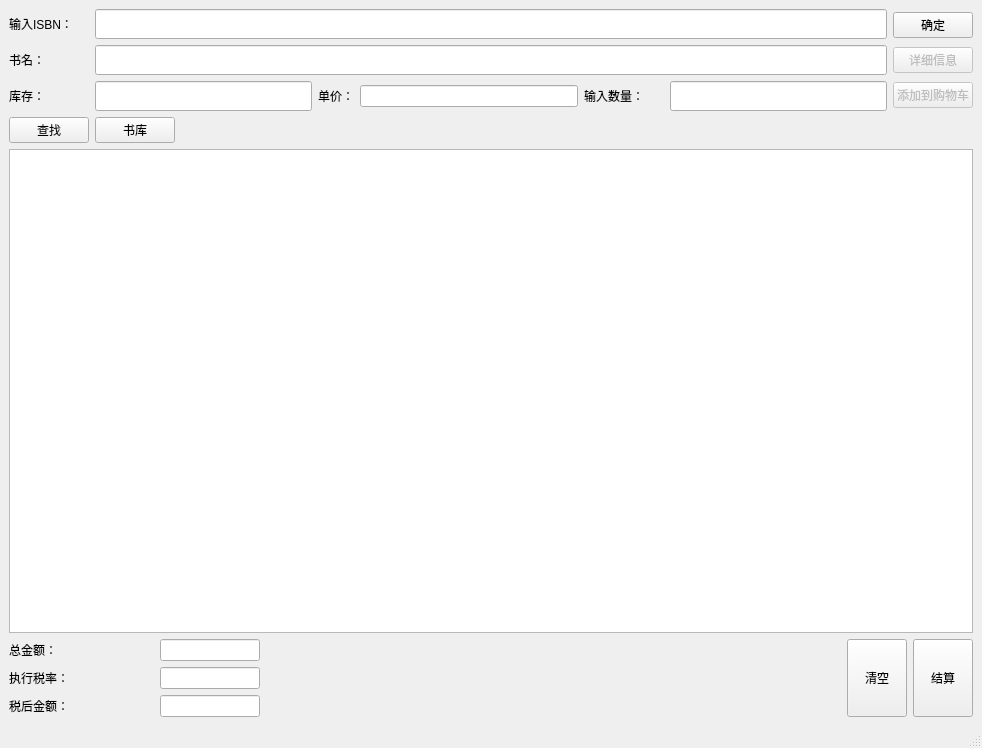
<?xml version="1.0" encoding="UTF-8"?>
<ui version="4.0">
 <class>SaleWindowClass</class>
 <widget class="QMainWindow" name="SaleWindowClass">
  <property name="geometry">
   <rect>
    <x>0</x>
    <y>0</y>
    <width>982</width>
    <height>748</height>
   </rect>
  </property>
  <property name="minimumSize">
   <size>
    <width>800</width>
    <height>700</height>
   </size>
  </property>
  <property name="windowTitle">
   <string>收银模块</string>
  </property>
  <widget class="QWidget" name="centralwidget">
   <layout class="QGridLayout" name="gridLayout">
    <item row="0" column="0" colspan="4">
     <layout class="QHBoxLayout" name="horizontalLayout_5">
      <item>
       <layout class="QVBoxLayout" name="verticalLayout">
        <item>
         <layout class="QHBoxLayout" name="horizontalLayout_2">
          <item>
           <widget class="QLabel" name="label">
            <property name="maximumSize">
             <size>
              <width>80</width>
              <height>16777215</height>
             </size>
            </property>
            <property name="text">
             <string>输入ISBN：</string>
            </property>
           </widget>
          </item>
          <item>
           <widget class="QLineEdit" name="ISBN">
            <property name="sizePolicy">
             <sizepolicy hsizetype="Preferred" vsizetype="Preferred">
              <horstretch>0</horstretch>
              <verstretch>0</verstretch>
             </sizepolicy>
            </property>
            <property name="minimumSize">
             <size>
              <width>100</width>
              <height>30</height>
             </size>
            </property>
            <property name="maximumSize">
             <size>
              <width>10000</width>
              <height>50</height>
             </size>
            </property>
           </widget>
          </item>
         </layout>
        </item>
        <item>
         <layout class="QHBoxLayout" name="horizontalLayout">
          <item>
           <widget class="QLabel" name="label_6">
            <property name="minimumSize">
             <size>
              <width>80</width>
              <height>0</height>
             </size>
            </property>
            <property name="maximumSize">
             <size>
              <width>80</width>
              <height>16777215</height>
             </size>
            </property>
            <property name="text">
             <string>书名：</string>
            </property>
            <property name="buddy">
             <cstring>Name</cstring>
            </property>
           </widget>
          </item>
          <item>
           <widget class="QLineEdit" name="Name">
            <property name="sizePolicy">
             <sizepolicy hsizetype="Preferred" vsizetype="Preferred">
              <horstretch>0</horstretch>
              <verstretch>0</verstretch>
             </sizepolicy>
            </property>
            <property name="minimumSize">
             <size>
              <width>400</width>
              <height>30</height>
             </size>
            </property>
            <property name="maximumSize">
             <size>
              <width>16777215</width>
              <height>50</height>
             </size>
            </property>
            <property name="readOnly">
             <bool>true</bool>
            </property>
           </widget>
          </item>
         </layout>
        </item>
        <item>
         <layout class="QHBoxLayout" name="horizontalLayout_3">
          <item>
           <widget class="QLabel" name="label_7">
            <property name="minimumSize">
             <size>
              <width>80</width>
              <height>0</height>
             </size>
            </property>
            <property name="text">
             <string>库存：</string>
            </property>
           </widget>
          </item>
          <item>
           <widget class="QLineEdit" name="Qty">
            <property name="minimumSize">
             <size>
              <width>0</width>
              <height>30</height>
             </size>
            </property>
            <property name="maximumSize">
             <size>
              <width>16777215</width>
              <height>50</height>
             </size>
            </property>
            <property name="text">
             <string/>
            </property>
            <property name="readOnly">
             <bool>true</bool>
            </property>
           </widget>
          </item>
          <item>
           <widget class="QLabel" name="label_8">
            <property name="text">
             <string>单价：</string>
            </property>
           </widget>
          </item>
          <item>
           <widget class="QLineEdit" name="Retail">
            <property name="readOnly">
             <bool>true</bool>
            </property>
           </widget>
          </item>
          <item>
           <widget class="QLabel" name="label_5">
            <property name="minimumSize">
             <size>
              <width>80</width>
              <height>0</height>
             </size>
            </property>
            <property name="text">
             <string>输入数量：</string>
            </property>
            <property name="buddy">
             <cstring>Num</cstring>
            </property>
           </widget>
          </item>
          <item>
           <widget class="QLineEdit" name="Num">
            <property name="minimumSize">
             <size>
              <width>100</width>
              <height>30</height>
             </size>
            </property>
            <property name="maximumSize">
             <size>
              <width>10000</width>
              <height>50</height>
             </size>
            </property>
           </widget>
          </item>
         </layout>
        </item>
       </layout>
      </item>
      <item>
       <layout class="QVBoxLayout" name="verticalLayout_2">
        <item>
         <widget class="QPushButton" name="Confirm">
          <property name="text">
           <string>确定</string>
          </property>
         </widget>
        </item>
        <item>
         <widget class="QPushButton" name="ButtonDetail">
          <property name="enabled">
           <bool>false</bool>
          </property>
          <property name="text">
           <string>详细信息</string>
          </property>
         </widget>
        </item>
        <item>
         <widget class="QPushButton" name="ButtonAddToCart">
          <property name="enabled">
           <bool>false</bool>
          </property>
          <property name="text">
           <string>添加到购物车</string>
          </property>
         </widget>
        </item>
       </layout>
      </item>
     </layout>
    </item>
    <item row="1" column="0">
     <layout class="QHBoxLayout" name="horizontalLayout_4">
      <property name="rightMargin">
       <number>130</number>
      </property>
      <item>
       <widget class="QPushButton" name="ButtonFind">
        <property name="maximumSize">
         <size>
          <width>80</width>
          <height>16777215</height>
         </size>
        </property>
        <property name="text">
         <string>查找</string>
        </property>
       </widget>
      </item>
      <item>
       <widget class="QPushButton" name="ButtonLibrary">
        <property name="maximumSize">
         <size>
          <width>80</width>
          <height>16777215</height>
         </size>
        </property>
        <property name="text">
         <string>书库</string>
        </property>
       </widget>
      </item>
     </layout>
    </item>
    <item row="3" column="0">
     <layout class="QHBoxLayout" name="horizontalLayout_6">
      <item>
       <layout class="QVBoxLayout" name="verticalLayout_3">
        <item>
         <widget class="QLabel" name="label_2">
          <property name="text">
           <string>总金额：</string>
          </property>
         </widget>
        </item>
        <item>
         <widget class="QLabel" name="label_3">
          <property name="text">
           <string>执行税率：</string>
          </property>
         </widget>
        </item>
        <item>
         <widget class="QLabel" name="label_4">
          <property name="text">
           <string>税后金额：</string>
          </property>
         </widget>
        </item>
       </layout>
      </item>
      <item>
       <layout class="QVBoxLayout" name="verticalLayout_4">
        <item alignment="Qt::AlignLeft">
         <widget class="QLineEdit" name="Sum">
          <property name="maximumSize">
           <size>
            <width>100</width>
            <height>16777215</height>
           </size>
          </property>
          <property name="readOnly">
           <bool>true</bool>
          </property>
         </widget>
        </item>
        <item alignment="Qt::AlignLeft">
         <widget class="QLineEdit" name="Fax">
          <property name="minimumSize">
           <size>
            <width>0</width>
            <height>0</height>
           </size>
          </property>
          <property name="maximumSize">
           <size>
            <width>100</width>
            <height>16777215</height>
           </size>
          </property>
          <property name="readOnly">
           <bool>true</bool>
          </property>
         </widget>
        </item>
        <item alignment="Qt::AlignLeft">
         <widget class="QLineEdit" name="SumFaxed">
          <property name="maximumSize">
           <size>
            <width>100</width>
            <height>16777215</height>
           </size>
          </property>
          <property name="readOnly">
           <bool>true</bool>
          </property>
         </widget>
        </item>
       </layout>
      </item>
     </layout>
    </item>
    <item row="3" column="1">
     <spacer name="horizontalSpacer_2">
      <property name="orientation">
       <enum>Qt::Horizontal</enum>
      </property>
      <property name="sizeHint" stdset="0">
       <size>
        <width>593</width>
        <height>20</height>
       </size>
      </property>
     </spacer>
    </item>
    <item row="3" column="2">
     <widget class="QPushButton" name="ButtonClear">
      <property name="sizePolicy">
       <sizepolicy hsizetype="Preferred" vsizetype="Preferred">
        <horstretch>0</horstretch>
        <verstretch>0</verstretch>
       </sizepolicy>
      </property>
      <property name="minimumSize">
       <size>
        <width>60</width>
        <height>30</height>
       </size>
      </property>
      <property name="maximumSize">
       <size>
        <width>200</width>
        <height>100</height>
       </size>
      </property>
      <property name="text">
       <string>清空</string>
      </property>
     </widget>
    </item>
    <item row="3" column="3">
     <widget class="QPushButton" name="ButtonSattle">
      <property name="sizePolicy">
       <sizepolicy hsizetype="Preferred" vsizetype="Preferred">
        <horstretch>0</horstretch>
        <verstretch>0</verstretch>
       </sizepolicy>
      </property>
      <property name="minimumSize">
       <size>
        <width>60</width>
        <height>30</height>
       </size>
      </property>
      <property name="maximumSize">
       <size>
        <width>200</width>
        <height>100</height>
       </size>
      </property>
      <property name="text">
       <string>结算</string>
      </property>
     </widget>
    </item>
    <item row="2" column="0" colspan="4">
     <widget class="QTableView" name="TableCart">
      <property name="minimumSize">
       <size>
        <width>0</width>
        <height>0</height>
       </size>
      </property>
      <property name="contextMenuPolicy">
       <enum>Qt::CustomContextMenu</enum>
      </property>
      <property name="statusTip">
       <string/>
      </property>
      <property name="editTriggers">
       <set>QAbstractItemView::DoubleClicked|QAbstractItemView::EditKeyPressed|QAbstractItemView::SelectedClicked</set>
      </property>
      <property name="selectionBehavior">
       <enum>QAbstractItemView::SelectRows</enum>
      </property>
      <property name="gridStyle">
       <enum>Qt::SolidLine</enum>
      </property>
      <attribute name="horizontalHeaderMinimumSectionSize">
       <number>150</number>
      </attribute>
      <attribute name="horizontalHeaderDefaultSectionSize">
       <number>150</number>
      </attribute>
      <attribute name="horizontalHeaderHighlightSections">
       <bool>true</bool>
      </attribute>
      <attribute name="horizontalHeaderShowSortIndicator" stdset="0">
       <bool>true</bool>
      </attribute>
      <attribute name="horizontalHeaderStretchLastSection">
       <bool>true</bool>
      </attribute>
      <attribute name="verticalHeaderVisible">
       <bool>false</bool>
      </attribute>
      <attribute name="verticalHeaderCascadingSectionResizes">
       <bool>true</bool>
      </attribute>
      <attribute name="verticalHeaderStretchLastSection">
       <bool>false</bool>
      </attribute>
     </widget>
    </item>
   </layout>
  </widget>
  <widget class="QMenuBar" name="menubar">
   <property name="geometry">
    <rect>
     <x>0</x>
     <y>0</y>
     <width>982</width>
     <height>26</height>
    </rect>
   </property>
  </widget>
  <widget class="QStatusBar" name="statusbar"/>
 </widget>
 <tabstops>
  <tabstop>ButtonAddToCart</tabstop>
  <tabstop>Confirm</tabstop>
 </tabstops>
 <resources/>
 <connections/>
</ui>
